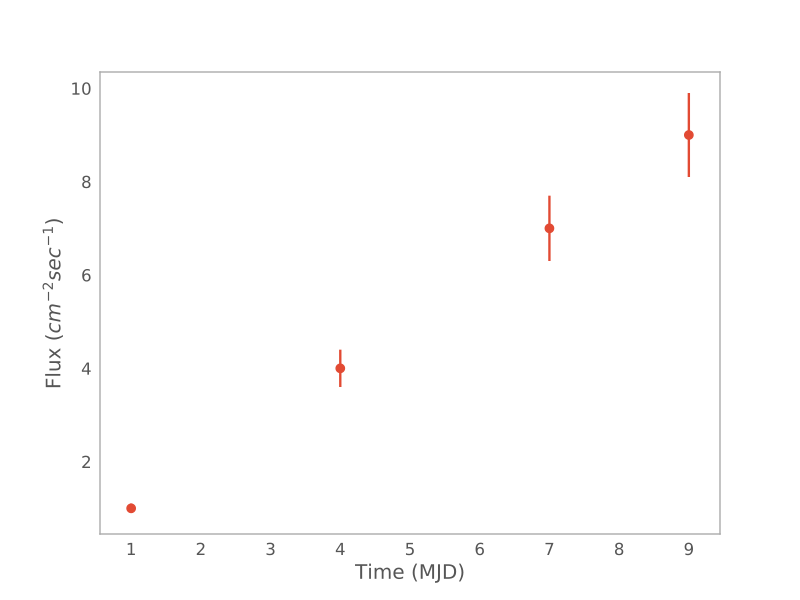

The Python source for this figure:
from gammapy.time import LightCurve
lc = LightCurve.simulate_example()
lc.plot()
